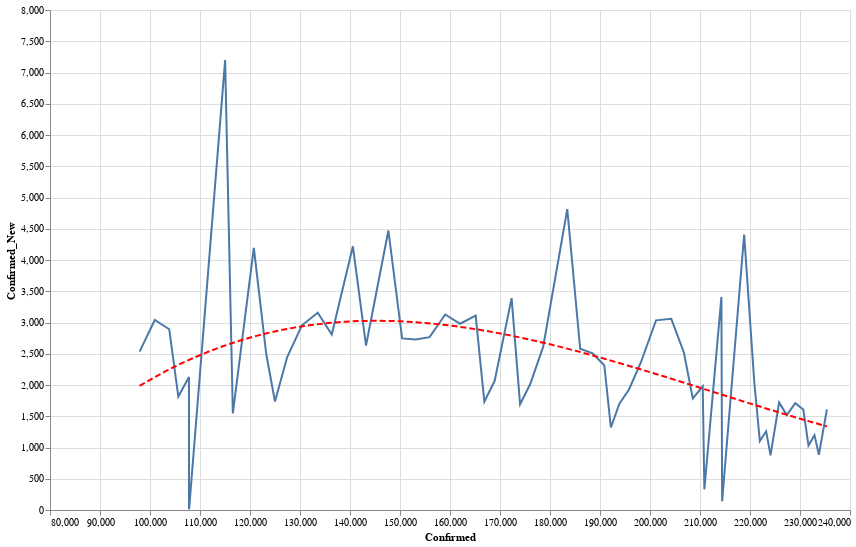

The notebook cell saved with this chart:
### Code cell
data = county_data('CA')
state = alt.Chart(data[data['County'] == 'Los Angeles'].sort_values('Date').tail(60)).mark_line().encode(
    x='Confirmed:Q',
    y='Confirmed_New:Q'
)
reg = state.transform_regression("Confirmed", "Confirmed_New", method="poly").mark_line(color='red', strokeDash=[6,3])
(state+reg).properties(width=800, height=500).interactive()

### Figure 1 — Vega-Lite specification as saved in the notebook (floating-point values rounded to 4 significant figures)
{"config": {"view": {"continuousWidth": 400, "continuousHeight": 300}}, "layer": [{"mark": "line", "encoding": {"x": {"type": "quantitative", "field": "Confirmed"}, "y": {"type": "quantitative", "field": "Confirmed_New"}}, "selection": {"selector006": {"type": "interval", "bind": "scales", "encodings": ["x", "y"]}}}, {"mark": {"type": "line", "color": "red", "strokeDash": [6, 3]}, "encoding": {"x": {"type": "quantitative", "field": "Confirmed"}, "y": {"type": "quantitative", "field": "Confirmed_New"}}, "transform": [{"on": "Confirmed", "regression": "Confirmed_New", "method": "poly"}]}], "data": {"name": "data-a0dcb77ad5dff56af442c18387a2fdc8"}, "height": 500, "width": 800, "$schema": "https://vega.github.io/schema/vega-lite/v4.0.2.json", "datasets": {"data-a0dcb77ad5dff56af442c18387a2fdc8": [{"County": "Los Angeles", "Date": "06-28-2020", "Confirmed": 97920.0, "Deaths": 3305.0, "Recovered": 0.0, "Confirmed_New": 2533.0, "Deaths_New": 20.0, "Recovered_New": 0.0, "Active": 94610.0}, {"County": "Los Angeles", "Date": "06-29-2020", "Confirmed": 101000.0, "Deaths": 3331.0, "Recovered": 0.0, "Confirmed_New": 3040.0, "Deaths_New": 26.0, "Recovered_New": 0.0, "Active": 97630.0}, {"County": "Los Angeles", "Date": "06-30-2020", "Confirmed": 103800.0, "Deaths": 3371.0, "Recovered": 0.0, "Confirmed_New": 2892.0, "Deaths_New": 40.0, "Recovered_New": 0.0, "Active": 100500.0}, {"County": "Los Angeles", "Date": "07-01-2020", "Confirmed": 105700.0, "Deaths": 3405.0, "Recovered": 0.0, "Confirmed_New": 1815.0, "Deaths_New": 34.0, "Recovered_New": 0.0, "Active": 102300.0}, {"County": "Los Angeles", "Date": "07-02-2020", "Confirmed": 107800.0, "Deaths": 3457.0, "Recovered": 0.0, "Confirmed_New": 2127.0, "Deaths_New": 52.0, "Recovered_New": 0.0, "Active": 104300.0}, {"County": "Los Angeles", "Date": "07-03-2020", "Confirmed": 107800.0, "Deaths": 3457.0, "Recovered": 0.0, "Confirmed_New": 14.0, "Deaths_New": 0.0, "Recovered_New": 0.0, "Active": 104300.0}, {"County": "Los Angeles", "Date": "07-04-2020", "Confirmed": 107800.0, "Deaths": 3457.0, "Recovered": 0.0, "Confirmed_New": 20.0, "Deaths_New": 0.0, "Recovered_New": 0.0, "Active": 104400.0}, {"County": "Los Angeles", "Date": "07-05-2020", "Confirmed": 115000.0, "Deaths": 3487.0, "Recovered": 0.0, "Confirmed_New": 7198.0, "Deaths_New": 30.0, "Recovered_New": 0.0, "Active": 111500.0}, {"County": "Los Angeles", "Date": "07-06-2020", "Confirmed": 116600.0, "Deaths": 3534.0, "Recovered": 0.0, "Confirmed_New": 1546.0, "Deaths_New": 47.0, "Recovered_New": 0.0, "Active": 113000.0}, {"County": "Los Angeles", "Date": "07-07-2020", "Confirmed": 120800.0, "Deaths": 3582.0, "Recovered": 0.0, "Confirmed_New": 4194.0, "Deaths_New": 48.0, "Recovered_New": 0.0, "Active": 117200.0}, {"County": "Los Angeles", "Date": "07-08-2020", "Confirmed": 123300.0, "Deaths": 3643.0, "Recovered": 0.0, "Confirmed_New": 2492.0, "Deaths_New": 61.0, "Recovered_New": 0.0, "Active": 119600.0}, {"County": "Los Angeles", "Date": "07-09-2020", "Confirmed": 125000.0, "Deaths": 3690.0, "Recovered": 0.0, "Confirmed_New": 1736.0, "Deaths_New": 47.0, "Recovered_New": 0.0, "Active": 121300.0}, {"County": "Los Angeles", "Date": "07-10-2020", "Confirmed": 127400.0, "Deaths": 3744.0, "Recovered": 0.0, "Confirmed_New": 2447.0, "Deaths_New": 54.0, "Recovered_New": 0.0, "Active": 123700.0}, {"County": "Los Angeles", "Date": "07-11-2020", "Confirmed": 130400.0, "Deaths": 3795.0, "Recovered": 0.0, "Confirmed_New": 2955.0, "Deaths_New": 51.0, "Recovered_New": 0.0, "Active": 126600.0}, {"County": "Los Angeles", "Date": "07-12-2020", "Confirmed": 133500.0, "Deaths": 3809.0, "Recovered": 0.0, "Confirmed_New": 3155.0, "Deaths_New": 14.0, "Recovered_New": 0.0, "Active": 129700.0}, {"County": "Los Angeles", "Date": "07-13-2020", "Confirmed": 136400.0, "Deaths": 3824.0, "Recovered": 0.0, "Confirmed_New": 2808.0, "Deaths_New": 15.0, "Recovered_New": 0.0, "Active": 132500.0}, {"County": "Los Angeles", "Date": "07-14-2020", "Confirmed": 140600.0, "Deaths": 3897.0, "Recovered": 0.0, "Confirmed_New": 4219.0, "Deaths_New": 73.0, "Recovered_New": 0.0, "Active": 136700.0}, {"County": "Los Angeles", "Date": "07-15-2020", "Confirmed": 143200.0, "Deaths": 3943.0, "Recovered": 0.0, "Confirmed_New": 2631.0, "Deaths_New": 46.0, "Recovered_New": 0.0, "Active": 139300.0}, {"County": "Los Angeles", "Date": "07-16-2020", "Confirmed": 147700.0, "Deaths": 3989.0, "Recovered": 0.0, "Confirmed_New": 4471.0, "Deaths_New": 46.0, "Recovered_New": 0.0, "Active": 143700.0}, {"County": "Los Angeles", "Date": "07-17-2020", "Confirmed": 150400.0, "Deaths": 4048.0, "Recovered": 0.0, "Confirmed_New": 2746.0, "Deaths_New": 59.0, "Recovered_New": 0.0, "Active": 146400.0}, {"County": "Los Angeles", "Date": "07-18-2020", "Confirmed": 153200.0, "Deaths": 4084.0, "Recovered": 0.0, "Confirmed_New": 2728.0, "Deaths_New": 36.0, "Recovered_New": 0.0, "Active": 149100.0}, {"County": "Los Angeles", "Date": "07-19-2020", "Confirmed": 155900.0, "Deaths": 4096.0, "Recovered": 0.0, "Confirmed_New": 2765.0, "Deaths_New": 12.0, "Recovered_New": 0.0, "Active": 151800.0}, {"County": "Los Angeles", "Date": "07-20-2020", "Confirmed": 159000.0, "Deaths": 4104.0, "Recovered": 0.0, "Confirmed_New": 3128.0, "Deaths_New": 8.0, "Recovered_New": 0.0, "Active": 154900.0}, {"County": "Los Angeles", "Date": "07-21-2020", "Confirmed": 162000.0, "Deaths": 4155.0, "Recovered": 0.0, "Confirmed_New": 2980.0, "Deaths_New": 51.0, "Recovered_New": 0.0, "Active": 157900.0}, {"County": "Los Angeles", "Date": "07-22-2020", "Confirmed": 165100.0, "Deaths": 4215.0, "Recovered": 0.0, "Confirmed_New": 3109.0, "Deaths_New": 60.0, "Recovered_New": 0.0, "Active": 160900.0}, {"County": "Los Angeles", "Date": "07-23-2020", "Confirmed": 166900.0, "Deaths": 4263.0, "Recovered": 0.0, "Confirmed_New": 1734.0, "Deaths_New": 48.0, "Recovered_New": 0.0, "Active": 162600.0}, {"County": "Los Angeles", "Date": "07-24-2020", "Confirmed": 168900.0, "Deaths": 4300.0, "Recovered": 0.0, "Confirmed_New": 2067.0, "Deaths_New": 37.0, "Recovered_New": 0.0, "Active": 164600.0}, {"County": "Los Angeles", "Date": "07-25-2020", "Confirmed": 172300.0, "Deaths": 4351.0, "Recovered": 0.0, "Confirmed_New": 3390.0, "Deaths_New": 51.0, "Recovered_New": 0.0, "Active": 168000.0}, {"County": "Los Angeles", "Date": "07-26-2020", "Confirmed": 174000.0, "Deaths": 4360.0, "Recovered": 0.0, "Confirmed_New": 1692.0, "Deaths_New": 9.0, "Recovered_New": 0.0, "Active": 169700.0}, {"County": "Los Angeles", "Date": "07-27-2020", "Confirmed": 176000.0, "Deaths": 4375.0, "Recovered": 0.0, "Confirmed_New": 2011.0, "Deaths_New": 15.0, "Recovered_New": 0.0, "Active": 171700.0}, {"County": "Los Angeles", "Date": "07-28-2020", "Confirmed": 178600.0, "Deaths": 4426.0, "Recovered": 0.0, "Confirmed_New": 2614.0, "Deaths_New": 51.0, "Recovered_New": 0.0, "Active": 174200.0}, {"County": "Los Angeles", "Date": "07-29-2020", "Confirmed": 183500.0, "Deaths": 4518.0, "Recovered": 0.0, "Confirmed_New": 4814.0, "Deaths_New": 92.0, "Recovered_New": 0.0, "Active": 178900.0}, {"County": "Los Angeles", "Date": "07-30-2020", "Confirmed": 186000.0, "Deaths": 4559.0, "Recovered": 0.0, "Confirmed_New": 2580.0, "Deaths_New": 41.0, "Recovered_New": 0.0, "Active": 181500.0}, {"County": "Los Angeles", "Date": "07-31-2020", "Confirmed": 188500.0, "Deaths": 4624.0, "Recovered": 0.0, "Confirmed_New": 2505.0, "Deaths_New": 65.0, "Recovered_New": 0.0, "Active": 183900.0}, {"County": "Los Angeles", "Date": "08-01-2020", "Confirmed": 190900.0, "Deaths": 4669.0, "Recovered": 0.0, "Confirmed_New": 2316.0, "Deaths_New": 45.0, "Recovered_New": 0.0, "Active": 186200.0}, {"County": "Los Angeles", "Date": "08-02-2020", "Confirmed": 192200.0, "Deaths": 4693.0, "Recovered": 0.0, "Confirmed_New": 1320.0, "Deaths_New": 24.0, "Recovered_New": 0.0, "Active": 187500.0}, {"County": "Los Angeles", "Date": "08-03-2020", "Confirmed": 193900.0, "Deaths": 4702.0, "Recovered": 0.0, "Confirmed_New": 1700.0, "Deaths_New": 9.0, "Recovered_New": 0.0, "Active": 189200.0}, {"County": "Los Angeles", "Date": "08-04-2020", "Confirmed": 195800.0, "Deaths": 4760.0, "Recovered": 0.0, "Confirmed_New": 1928.0, "Deaths_New": 58.0, "Recovered_New": 0.0, "Active": 191000.0}, {"County": "Los Angeles", "Date": "08-05-2020", "Confirmed": 198200.0, "Deaths": 4827.0, "Recovered": 0.0, "Confirmed_New": 2360.0, "Deaths_New": 67.0, "Recovered_New": 0.0, "Active": 193300.0}, {"County": "Los Angeles", "Date": "08-06-2020", "Confirmed": 201200.0, "Deaths": 4869.0, "Recovered": 0.0, "Confirmed_New": 3035.0, "Deaths_New": 42.0, "Recovered_New": 0.0, "Active": 196300.0}, {"County": "Los Angeles", "Date": "08-07-2020", "Confirmed": 204300.0, "Deaths": 4919.0, "Recovered": 0.0, "Confirmed_New": 3058.0, "Deaths_New": 50.0, "Recovered_New": 0.0, "Active": 199300.0}, {"County": "Los Angeles", "Date": "08-08-2020", "Confirmed": 206800.0, "Deaths": 4967.0, "Recovered": 0.0, "Confirmed_New": 2520.0, "Deaths_New": 48.0, "Recovered_New": 0.0, "Active": 201800.0}, {"County": "Los Angeles", "Date": "08-09-2020", "Confirmed": 208600.0, "Deaths": 4977.0, "Recovered": 0.0, "Confirmed_New": 1785.0, "Deaths_New": 10.0, "Recovered_New": 0.0, "Active": 203600.0}, {"County": "Los Angeles", "Date": "08-10-2020", "Confirmed": 210500.0, "Deaths": 4998.0, "Recovered": 0.0, "Confirmed_New": 1980.0, "Deaths_New": 21.0, "Recovered_New": 0.0, "Active": 205500.0}, {"County": "Los Angeles", "Date": "08-11-2020", "Confirmed": 210900.0, "Deaths": 4999.0, "Recovered": 0.0, "Confirmed_New": 331.0, "Deaths_New": 1.0, "Recovered_New": 0.0, "Active": 205900.0}, {"County": "Los Angeles", "Date": "08-12-2020", "Confirmed": 214300.0, "Deaths": 5112.0, "Recovered": 0.0, "Confirmed_New": 3409.0, "Deaths_New": 113.0, "Recovered_New": 0.0, "Active": 209200.0}, {"County": "Los Angeles", "Date": "08-13-2020", "Confirmed": 214400.0, "Deaths": 5113.0, "Recovered": 0.0, "Confirmed_New": 142.0, "Deaths_New": 1.0, "Recovered_New": 0.0, "Active": 209300.0}, {"County": "Los Angeles", "Date": "08-14-2020", "Confirmed": 218800.0, "Deaths": 5215.0, "Recovered": 0.0, "Confirmed_New": 4406.0, "Deaths_New": 102.0, "Recovered_New": 0.0, "Active": 213600.0}, {"County": "Los Angeles", "Date": "08-15-2020", "Confirmed": 220900.0, "Deaths": 5246.0, "Recovered": 0.0, "Confirmed_New": 2036.0, "Deaths_New": 31.0, "Recovered_New": 0.0, "Active": 215600.0}, {"County": "Los Angeles", "Date": "08-16-2020", "Confirmed": 222000.0, "Deaths": 5254.0, "Recovered": 0.0, "Confirmed_New": 1104.0, "Deaths_New": 8.0, "Recovered_New": 0.0, "Active": 216700.0}, {"County": "Los Angeles", "Date": "08-17-2020", "Confirmed": 223200.0, "Deaths": 5273.0, "Recovered": 0.0, "Confirmed_New": 1259.0, "Deaths_New": 19.0, "Recovered_New": 0.0, "Active": 218000.0}, {"County": "Los Angeles", "Date": "08-18-2020", "Confirmed": 224100.0, "Deaths": 5340.0, "Recovered": 0.0, "Confirmed_New": 875.0, "Deaths_New": 67.0, "Recovered_New": 0.0, "Active": 218800.0}, {"County": "Los Angeles", "Date": "08-19-2020", "Confirmed": 225800.0, "Deaths": 5392.0, "Recovered": 0.0, "Confirmed_New": 1722.0, "Deaths_New": 52.0, "Recovered_New": 0.0, "Active": 220400.0}, {"County": "Los Angeles", "Date": "08-20-2020", "Confirmed": 227300.0, "Deaths": 5446.0, "Recovered": 0.0, "Confirmed_New": 1519.0, "Deaths_New": 54.0, "Recovered_New": 0.0, "Active": 221900.0}, {"County": "Los Angeles", "Date": "08-21-2020", "Confirmed": 229100.0, "Deaths": 5491.0, "Recovered": 0.0, "Confirmed_New": 1708.0, "Deaths_New": 45.0, "Recovered_New": 0.0, "Active": 223600.0}, {"County": "Los Angeles", "Date": "08-22-2020", "Confirmed": 230700.0, "Deaths": 5537.0, "Recovered": 0.0, "Confirmed_New": 1608.0, "Deaths_New": 46.0, "Recovered_New": 0.0, "Active": 225100.0}, {"County": "Los Angeles", "Date": "08-23-2020", "Confirmed": 231700.0, "Deaths": 5545.0, "Recovered": 0.0, "Confirmed_New": 1033.0, "Deaths_New": 8.0, "Recovered_New": 0.0, "Active": 226200.0}, {"County": "Los Angeles", "Date": "08-24-2020", "Confirmed": 232900.0, "Deaths": 5558.0, "Recovered": 0.0, "Confirmed_New": 1198.0, "Deaths_New": 13.0, "Recovered_New": 0.0, "Active": 227300.0}, {"County": "Los Angeles", "Date": "08-25-2020", "Confirmed": 233800.0, "Deaths": 5605.0, "Recovered": 0.0, "Confirmed_New": 884.0, "Deaths_New": 47.0, "Recovered_New": 0.0, "Active": 228200.0}, {"County": "Los Angeles", "Date": "08-26-2020", "Confirmed": 235400.0, "Deaths": 5663.0, "Recovered": 0.0, "Confirmed_New": 1609.0, "Deaths_New": 58.0, "Recovered_New": 0.0, "Active": 229700.0}]}}
